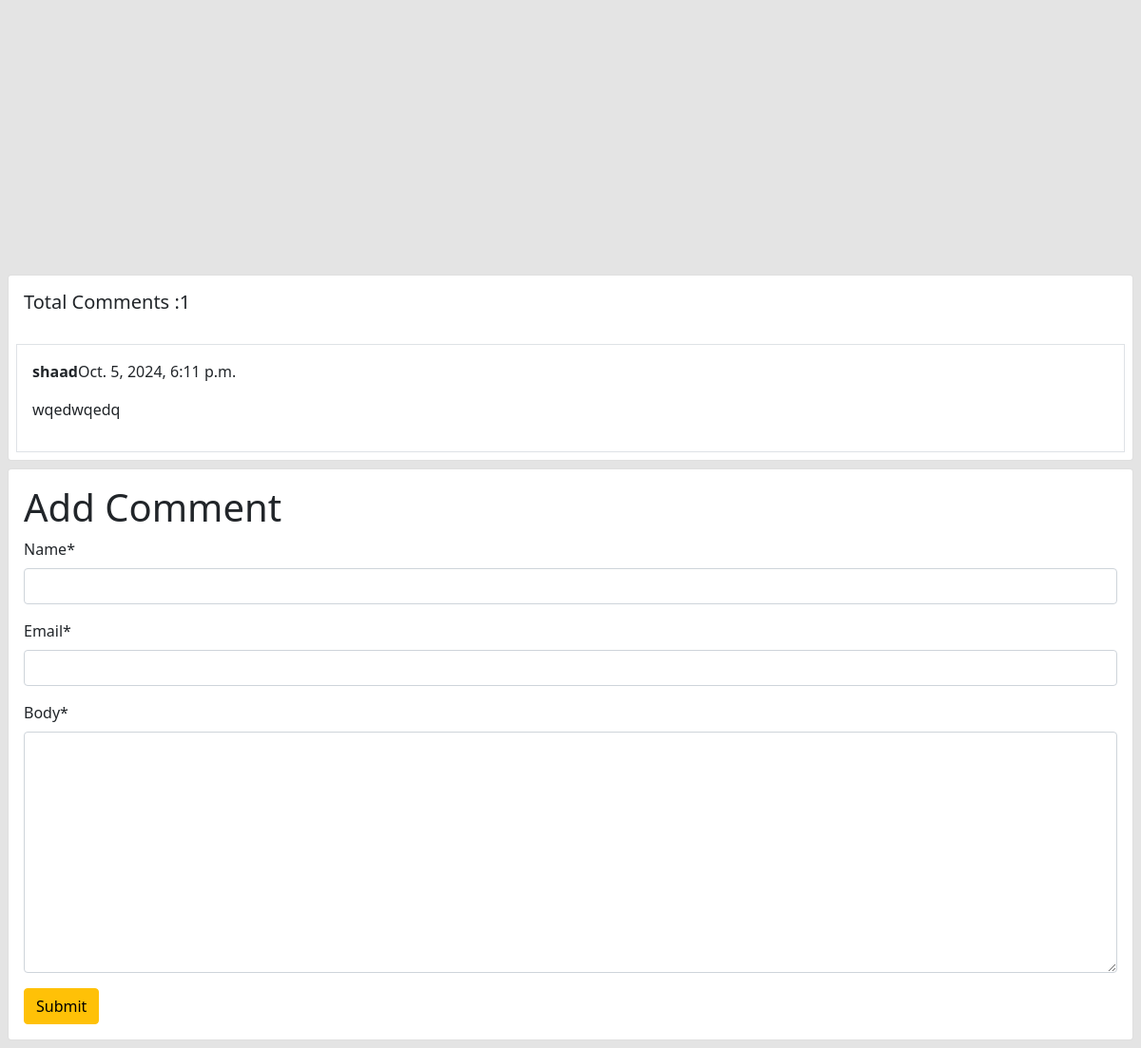
/car/5/ (lower part), run on an earlier commit of the app's database.
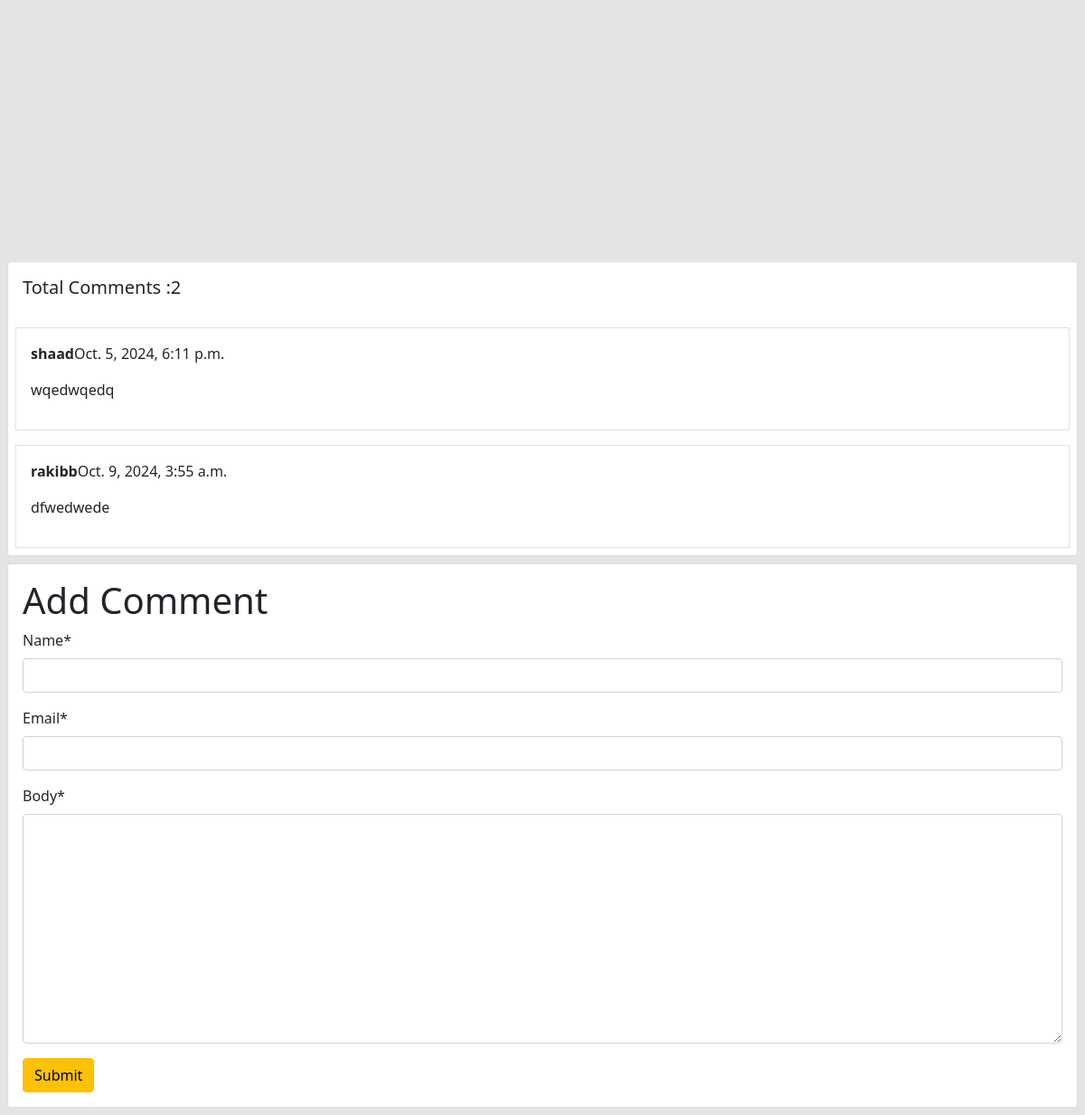
And on a later commit of the database.
### car/models.py (models this page shows, shortened)
class Comment(models.Model):
    car=models.ForeignKey(Car, on_delete=models.CASCADE, related_name='comments')
    name=models.CharField(max_length=30)
    email=models.EmailField()
    body=models.TextField()
    created_on=models.DateTimeField(auto_now_add=True)

### Car_Website/views.py (the view, shortened to what this page needs)
# urls.py: path('car/<int:id>/',views.DetailCarView.as_view(),name='view_details'),
class DetailCarView(DetailView):
    model=Car
    pk_url_kwarg='id'
    template_name='view_details.html'
    def get_context_data(self,**kwargs):
        context=super().get_context_data(**kwargs)
        car=self.object
        comments=car.comments.all()
        comment_form=forms.CommentForm()
        context['comments']=comments
        context['comment_form']=comment_form
        return context

### car/forms.py
class CommentForm(forms.ModelForm):
    class Meta:
        model=Comment
        fields=['name','email','body']

### templates/view_details.html (shortened to what this page needs)
{% extends 'base.html' %}
{% load crispy_forms_tags %}
{% block content %}
<div class="d-flex justify-content-center align-items-center" style="height: 100vh;">
</div>
<div class="card m-2">
  <h5 class="p-3">Total Comments :{{comments | length}}</h5>
  {% for comment in comments %}
<div class="card-body border m-2">
      <p><b>{{comment.name}}</b>{{comment.created_on}}</p>
      <p>{{comment.body}}</p>
  </div>
  {% endfor %}
</div>
<div class="card m-2">
  <div class="card-body">
      <form method="post">
          <h1>Add Comment</h1>
          {{ comment_form | crispy }}
          <button class="btn btn-warning">Submit</button>
      </form>
  </div>
</div>
{% endblock %}

What changed in the data, as far as the page shows it:
added Comment: name "rakibb", created_on "Oct. 9, 2024, 3:55 a.m.", body "dfwedwede"
Also different on the page:
{{ comments | length }}: "1" → "2"
